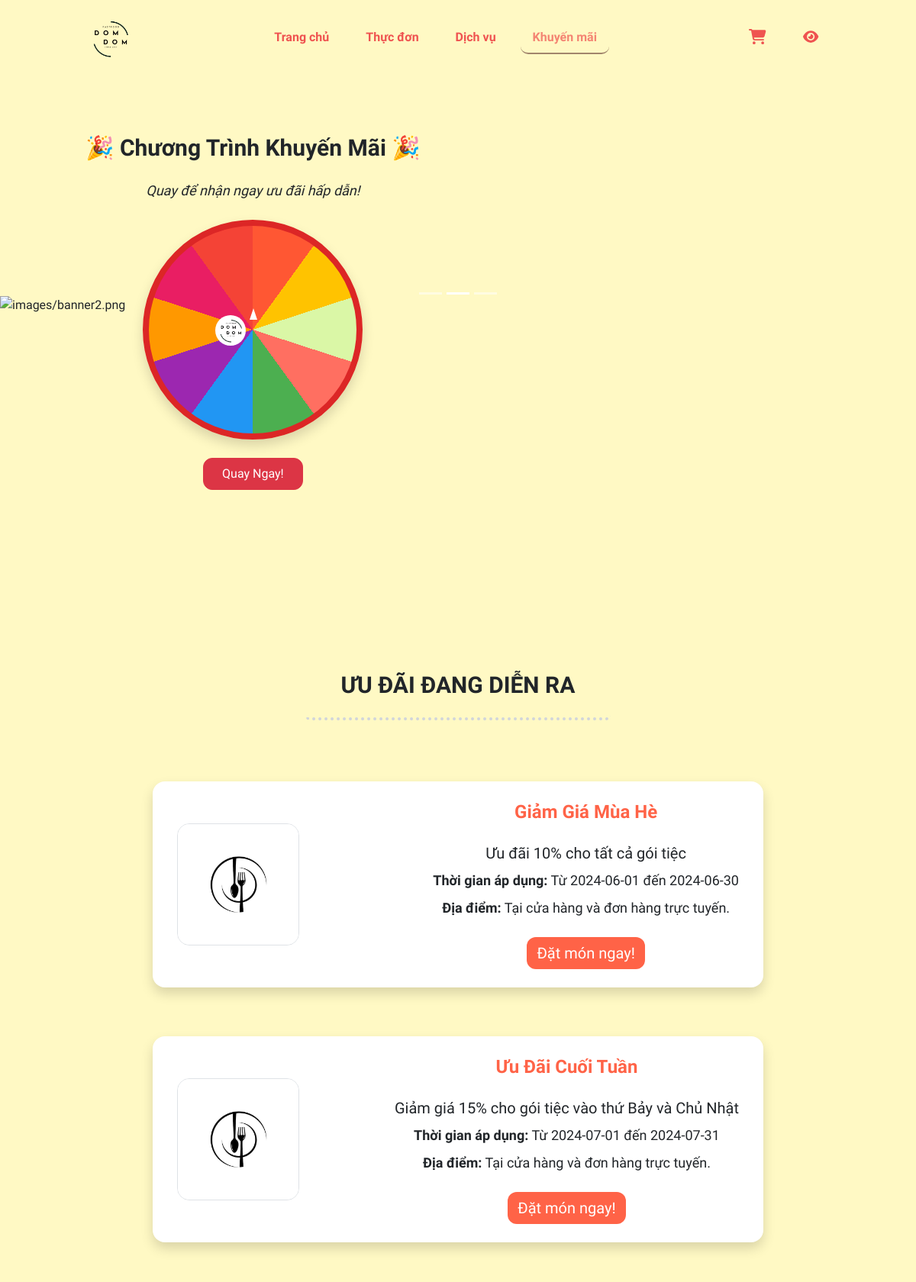
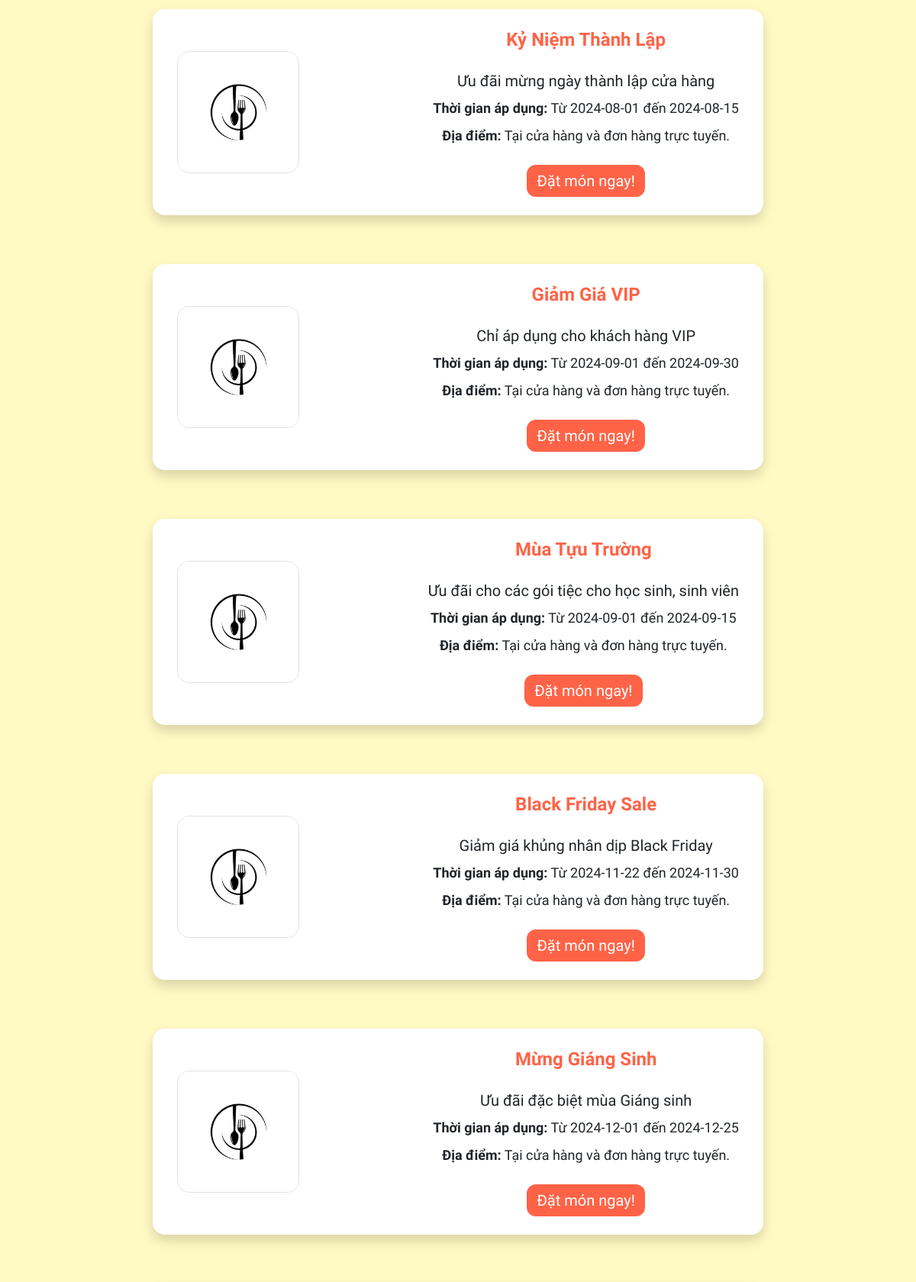
Page /index.php?p=promotion (upper part) on the committed database (2 pictures, top to bottom).
### tables this page shows
CREATE TABLE `promotion` (
  `promotionID` int(11) NOT NULL,
  `promotionName` varchar(100) DEFAULT NULL,
  `discountPercentage` int(11) NOT NULL,
  `startDate` date DEFAULT NULL,
  `endDate` date DEFAULT NULL,
  `description` varchar(100) DEFAULT NULL,
  `image` varchar(100) DEFAULT NULL,
  `status` tinyint(4) DEFAULT NULL
);

### model/mPromotions.php (called while the page is built, shortened)
<?php
class mPromotions
{
    public function mGetAllPromotion() {
        $db = new Database;
        $conn = $db->connect();
        $sql = "SELECT * FROM promotion";
        if ($conn != null)
            return $conn->query($sql);
        return 0;
    }
}

### controller/cPromotions.php (called while the page is built, shortened)
<?php
class cPromotions extends mPromotions
{
    public function cGetAllPromotion() {
        if ($this->mGetAllPromotion() != 0) {
            $result = $this->mGetAllPromotion();
            return $result;
        } return 0;
    }
}

### view/page/promotion/index.php (the view, shortened to what this page needs)
<div class="flex flex-col justify-center items-center absolute top-44 left-28">
    <h1 class="font-bold text-3xl mb-4">🎉 Chương Trình Khuyến Mãi 🎉</h1>
    <p class="italic text-lg">Quay để nhận ngay ưu đãi hấp dẫn!</p>
    <div id="wheel" class="wheel size-72 rounded-full mx-auto my-4 border-red-600 border-8 shadow shadow-red-500"></div>
    <img src="images/logo.png" alt="Logo" class="absolute size-10 rounded-full" style="top: 14.8rem; right: 14.3rem;" id="img">
    <span id="arrow"></span>
    <button id="spinButton" class="btn btn-danger px-4 py-2 rounded-xl">Quay Ngay!</button>
</div>
<div class="w-full py-20">
    <h2 class="text-center text-3xl font-bold w-1/3 my-0 mx-auto pb-4 rounded-md border-b-4 border-gray-300 border-dotted">ƯU ĐÃI ĐANG DIỄN RA</h2>
    <div class="flex-col justify-center items-center pt-20">
        <?php
        $ctrl = new cPromotions;
        if ($ctrl->cGetAllPromotion() != 0) {
            $result = $ctrl->cGetAllPromotion();
        while ($row = $result->fetch_assoc()) {
          $img_pomotion = "images/promotion/" . $row["image"];
          if (!file_exists($img_pomotion))
            $img_promotion = "images/nodish.png";
          echo "<div class='flex justify-between items-center relative z-1 mb-16 bg-white w-2/3 mx-auto rounded-2xl px-8 py-4 shadow transition-transform hover:-translate-y-3'>
                    <img src='" . $img_promotion . "' class='size-40 rounded-2xl border'/>
                    <div class='text-center'>
                        <h2 class='text-[#ff6347] mb-4 text-2xl font-bold'>" . $row["promotionName"] . "</h2>
                        <p class='text-xl my-2'>" . $row["description"] . "</p>
                        <p class='text-lg my-2'><strong>Thời gian áp dụng:</strong> Từ " . $row["startDate"] . " đến " . $row["endDate"] . "</p>
                        <p class='text-lg my-2'><strong>Địa điểm:</strong> Tại cửa hàng và đơn hàng trực tuyến.</p>
                        <a href='#' class='btn bg-[#ff6347] text-white rounded-xl text-xl mt-3 transition-all hover:bg-[#e5533d] hover:scale-105'>Đặt món ngay!</a>
                    </div>
                </div>";
        }
        } else echo "Không có dữ liệu!";
        ?>
    </div>
</div>

### view/css/style.css (style rules this page uses)
:root { --primary-color: #FFA726; --secondary-color: #EF5350; --third-color: #FFF9C4; --fourth-color: #795548; --fifth-color: #66BB6A; }

### view/page/promotion/index.php (style rules this page uses)
.wheel { background: conic-gradient(#FF5733 0% 10%, #FFC300 10% 20%, #DAF7A6 20% 30%, #FF6F61 30% 40%, #4CAF50 40% 50%, #2196F3 50% 60%, #9C27B0 60% 70%, #FF9800 70% 80%, #E91E63 80% 90%, #F44336 90% 100%); transition: transform 4s cubic-bezier(0.33, 1, 0.68, 1); }
#arrow { position: absolute; top: 49%; left: 49%; border-left: 5px solid transparent; border-right: 5px solid transparent; border-bottom: 15px solid white; }

### rows in the picture
promotion: promotionName "Giảm Giá Mùa Hè", description "Ưu đãi 10% cho tất cả gói tiệc", startDate "2024-06-01", endDate "2024-06-30"
promotion: promotionName "Ưu Đãi Cuối Tuần", description "Giảm giá 15% cho gói tiệc vào thứ Bảy và Chủ Nhật", startDate "2024-07-01", endDate "2024-07-31"
promotion: promotionName "Kỷ Niệm Thành Lập", description "Ưu đãi mừng ngày thành lập cửa hàng", startDate "2024-08-01", endDate "2024-08-15"
promotion: promotionName "Giảm Giá VIP", description "Chỉ áp dụng cho khách hàng VIP", startDate "2024-09-01", endDate "2024-09-30"
promotion: promotionName "Mùa Tựu Trường", description "Ưu đãi cho các gói tiệc cho học sinh, sinh viên", startDate "2024-09-01", endDate "2024-09-15"
promotion: promotionName "Black Friday Sale", description "Giảm giá khủng nhân dịp Black Friday", startDate "2024-11-22", endDate "2024-11-30"
promotion: promotionName "Mừng Giáng Sinh", description "Ưu đãi đặc biệt mùa Giáng sinh", startDate "2024-12-01", endDate "2024-12-25"
